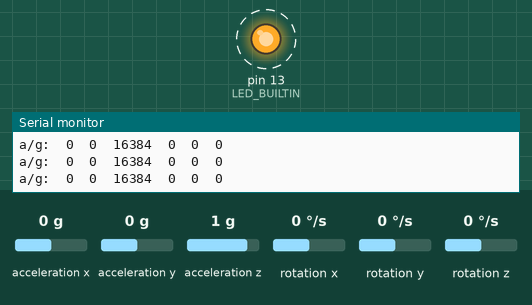
The sketch below on a simulated Arduino Uno, built with avr-gcc and run on an emulated ATmega328P. Shown: output pins drawn as LEDs (lit = HIGH), the last lines printed to the serial monitor. Dashed ring = blinking. The test bench sets the inputs (shaded band); at power-on: acceleration y 0 g, acceleration x 0 g, acceleration z 1 g, rotation x 0 °/s, rotation y 0 °/s, rotation z 0 °/s.

Above: at 1.2 s.
1.3 s: acceleration y set to 0.8 g
At 2.43 s:
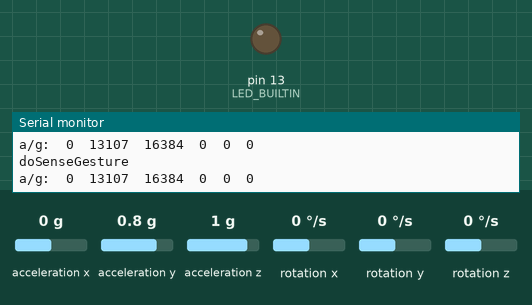
4.3 s: acceleration y set to -1.4 g
At 5.2 s:
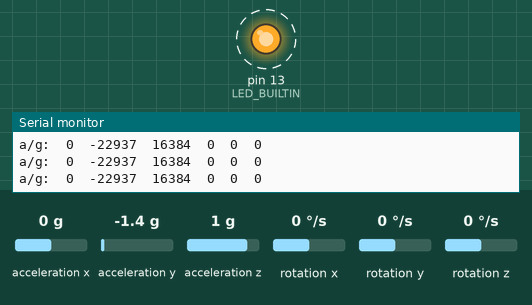
7.3 s: acceleration x set to -1.4 g
10.3 s: acceleration z set to -1.4 g
Timing chart, 0 to 14.3 s (numbered marks = the images above; inputs shaded):
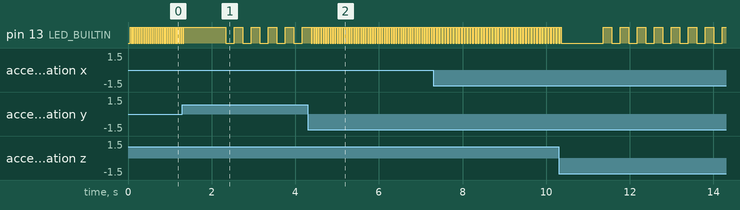

The sketch:

Gesture_Implementation.ino
```cpp
// Both packages from: https://github.com/jrowberg/i2cdevlib
// This code is also slightly based on the MPU6050 example in said repo
#include <I2Cdev.h>
#include <MPU6050.h>

MPU6050 accelgyro;

int16_t ax, ay, az;
int16_t gx, gy, gz;


#define OUTPUT_READABLE_ACCELGYRO
//#define OUTPUT_BINARY_ACCELGYRO
//#define OUTPUT_PLOTTABLE_ACCELGYRO


bool blinkState = false;

void setup() {
  Serial.begin(9600);

  // initialize device
  Serial.println("Initializing I2C devices...");
  accelgyro.initialize();

  // verify connection
  Serial.println("Testing device connections...");
  Serial.println(accelgyro.testConnection() ? "MPU6050 connection successful" : "MPU6050 connection failed");

  // use the code below to change accel/gyro offset values
  /*
  Serial.println("Updating internal sensor offsets...");
  // -76	-2359	1688	0	0	0
  Serial.print(accelgyro.getXAccelOffset()); Serial.print("\t"); // -76
  Serial.print(accelgyro.getYAccelOffset()); Serial.print("\t"); // -2359
  Serial.print(accelgyro.getZAccelOffset()); Serial.print("\t"); // 1688
  Serial.print(accelgyro.getXGyroOffset()); Serial.print("\t"); // 0
  Serial.print(accelgyro.getYGyroOffset()); Serial.print("\t"); // 0
  Serial.print(accelgyro.getZGyroOffset()); Serial.print("\t"); // 0
  Serial.print("\n");
  accelgyro.setXGyroOffset(220);
  accelgyro.setYGyroOffset(76);
  accelgyro.setZGyroOffset(-85);
  Serial.print(accelgyro.getXAccelOffset()); Serial.print("\t"); // -76
  Serial.print(accelgyro.getYAccelOffset()); Serial.print("\t"); // -2359
  Serial.print(accelgyro.getZAccelOffset()); Serial.print("\t"); // 1688
  Serial.print(accelgyro.getXGyroOffset()); Serial.print("\t"); // 0
  Serial.print(accelgyro.getYGyroOffset()); Serial.print("\t"); // 0
  Serial.print(accelgyro.getZGyroOffset()); Serial.print("\t"); // 0
  Serial.print("\n");
  */

  pinMode(LED_BUILTIN, OUTPUT);
}

// For water gesture
int minZ = -12000;
int maxZ = -10000;
// For reading sensors
int minY = 2000;
int maxY = 0;

bool triggered;

void loop() {
  // read raw accel/gyro measurements from device
  //accelgyro.getMotion6(&ax, &ay, &az, &gx, &gy, &gz);

  // these methods (and a few others) are also available
  accelgyro.getAcceleration(&ax, &ay, &az);
  //accelgyro.getRotation(&gx, &gy, &gz);

  #ifdef OUTPUT_READABLE_ACCELGYRO
      // display tab-separated accel/gyro x/y/z values
      Serial.print("a/g:\t");
      Serial.print(ax); Serial.print("\t");
      Serial.print(ay); Serial.print("\t");
      Serial.print(az); Serial.print("\t");
      Serial.print(gx); Serial.print("\t");
      Serial.print(gy); Serial.print("\t");
      Serial.println(gz);
  #endif

  #ifdef OUTPUT_PLOTTABLE_ACCELGYRO
      Serial.print("ax:"); Serial.println(ax);
      Serial.print("ay:"); Serial.println(ay);
      Serial.print("az:"); Serial.println(az);
      Serial.print("gx:"); Serial.println(gx);
      Serial.print("gy:"); Serial.println(gy);
      Serial.print("gz:"); Serial.println(gz);
  #endif

  #ifdef OUTPUT_BINARY_ACCELGYRO
      Serial.write((uint8_t)(ax >> 8)); Serial.write((uint8_t)(ax & 0xFF));
      Serial.write((uint8_t)(ay >> 8)); Serial.write((uint8_t)(ay & 0xFF));
      Serial.write((uint8_t)(az >> 8)); Serial.write((uint8_t)(az & 0xFF));
      Serial.write((uint8_t)(gx >> 8)); Serial.write((uint8_t)(gx & 0xFF));
      Serial.write((uint8_t)(gy >> 8)); Serial.write((uint8_t)(gy & 0xFF));
      Serial.write((uint8_t)(gz >> 8)); Serial.write((uint8_t)(gz & 0xFF));
  #endif

  // blink LED to indicate activity
  blinkState = !blinkState;
  digitalWrite(LED_BUILTIN, blinkState);

  if (az > minZ && ay < minY) { // Wait for all gestures to end
    triggered = false;
  }

  if (triggered) { // Prevent gesture from triggering action twice
    delay(200);
    return;
  }

  // At this point, no gesture is being made yet

  // Check for water gesture
  if (az < minZ) {
    delay(1000);
    if (az < maxZ) {
      Serial.println("doWaterGesture");
      triggered = true;
    }
  }

  // Check for read sensor gesture
  if (ay > minY) {
    delay(1000);
    if (ay > maxY) {
      Serial.println("doSenseGesture");
      triggered = true;
    }
  }
}
```

Measured:
- after the input at 4.3 s, pin 13 (LED_BUILTIN): alternates HIGH for 0.03 s and LOW for 0.03 s, starting after 0.11 s
